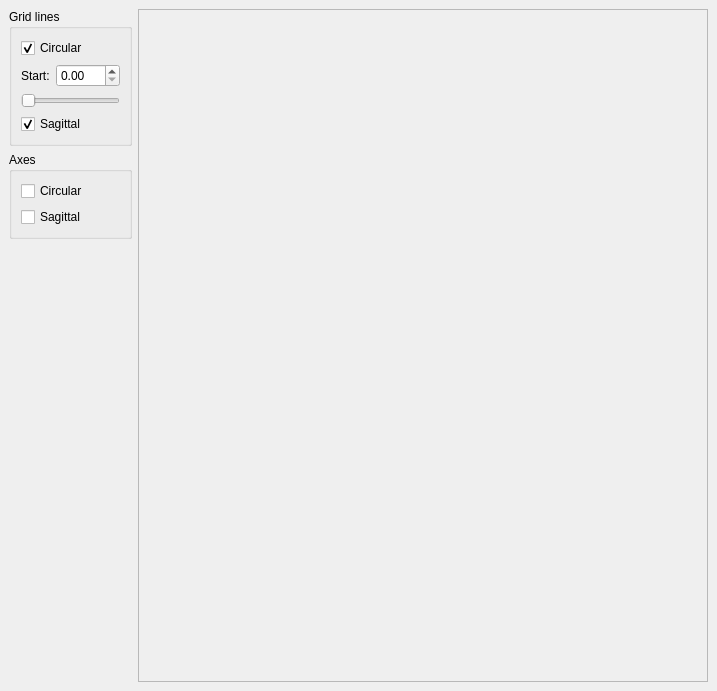
<ui version="4.0" >
 <author></author>
 <comment></comment>
 <exportmacro></exportmacro>
 <class>MainWindow</class>
 <widget class="QWidget" name="MainWindow" >
  <property name="geometry" >
   <rect>
    <x>0</x>
    <y>0</y>
    <width>717</width>
    <height>691</height>
   </rect>
  </property>
  <property name="windowTitle" >
   <string>Polar Chart </string>
  </property>
  <property name="windowIcon" >
   <iconset/>
  </property>
  <layout class="QGridLayout" >
   <property name="margin" >
    <number>9</number>
   </property>
   <property name="spacing" >
    <number>6</number>
   </property>
   <item row="0" column="0" >
    <widget class="QGroupBox" name="explodeGB" >
     <property name="title" >
      <string>Grid lines</string>
     </property>
     <property name="checkable" >
      <bool>false</bool>
     </property>
     <property name="checked" >
      <bool>false</bool>
     </property>
     <layout class="QVBoxLayout" >
      <property name="margin" >
       <number>9</number>
      </property>
      <property name="spacing" >
       <number>6</number>
      </property>
      <item>
       <widget class="QCheckBox" name="circularGridCB" >
        <property name="text" >
         <string>Circular</string>
        </property>
        <property name="checked" >
         <bool>true</bool>
        </property>
       </widget>
      </item>
      <item>
       <layout class="QGridLayout" >
        <property name="margin" >
         <number>0</number>
        </property>
        <property name="spacing" >
         <number>6</number>
        </property>
        <item row="0" column="1" >
         <widget class="QDoubleSpinBox" name="startPositionSB" >
          <property name="maximum" >
           <double>360</double>
          </property>
          <property name="minimum" >
           <double>0</double>
          </property>
          <property name="singleStep" >
           <double>1</double>
          </property>
          <property name="value" >
           <double>0</double>
          </property>
         </widget>
        </item>
        <item row="1" column="0" colspan="2" >
         <widget class="QSlider" name="startPositionSL" >
          <property name="sizePolicy" >
           <sizepolicy>
            <hsizetype>1</hsizetype>
            <vsizetype>0</vsizetype>
            <horstretch>0</horstretch>
            <verstretch>0</verstretch>
           </sizepolicy>
          </property>
          <property name="maximum" >
           <number>360</number>
          </property>
          <property name="orientation" >
           <enum>Qt::Horizontal</enum>
          </property>
         </widget>
        </item>
        <item row="0" column="0" >
         <widget class="QLabel" name="zoomFactorLB" >
          <property name="text" >
           <string>Start:</string>
          </property>
         </widget>
        </item>
       </layout>
      </item>
      <item>
       <widget class="QCheckBox" name="sagittalGridCB" >
        <property name="text" >
         <string>Sagittal</string>
        </property>
        <property name="checked" >
         <bool>true</bool>
        </property>
       </widget>
      </item>
     </layout>
    </widget>
   </item>
   <item rowspan="3" row="0" column="1" >
    <widget class="QSplitter" name="splitter" >
     <property name="orientation" >
      <enum>Qt::Horizontal</enum>
     </property>
     <widget class="QFrame" name="chartFrame" >
      <property name="minimumSize" >
       <size>
        <width>300</width>
        <height>400</height>
       </size>
      </property>
      <property name="frameShape" >
       <enum>QFrame::StyledPanel</enum>
      </property>
      <property name="frameShadow" >
       <enum>QFrame::Raised</enum>
      </property>
     </widget>
    </widget>
   </item>
   <item row="1" column="0" >
    <widget class="QGroupBox" name="explodeGB_2" >
     <property name="title" >
      <string>Axes</string>
     </property>
     <property name="checkable" >
      <bool>false</bool>
     </property>
     <property name="checked" >
      <bool>false</bool>
     </property>
     <layout class="QGridLayout" >
      <property name="margin" >
       <number>9</number>
      </property>
      <property name="spacing" >
       <number>6</number>
      </property>
      <item row="1" column="0" >
       <widget class="QCheckBox" name="sagittalAxisCB" >
        <property name="text" >
         <string>Sagittal</string>
        </property>
       </widget>
      </item>
      <item row="0" column="0" >
       <widget class="QCheckBox" name="circularAxisCB" >
        <property name="text" >
         <string>Circular</string>
        </property>
       </widget>
      </item>
     </layout>
    </widget>
   </item>
   <item row="2" column="0" >
    <spacer>
     <property name="orientation" >
      <enum>Qt::Vertical</enum>
     </property>
     <property name="sizeHint" >
      <size>
       <width>81</width>
       <height>381</height>
      </size>
     </property>
    </spacer>
   </item>
  </layout>
 </widget>
 <pixmapfunction></pixmapfunction>
 <resources>
  <include location="BarChart" />
 </resources>
 <connections/>
</ui>
